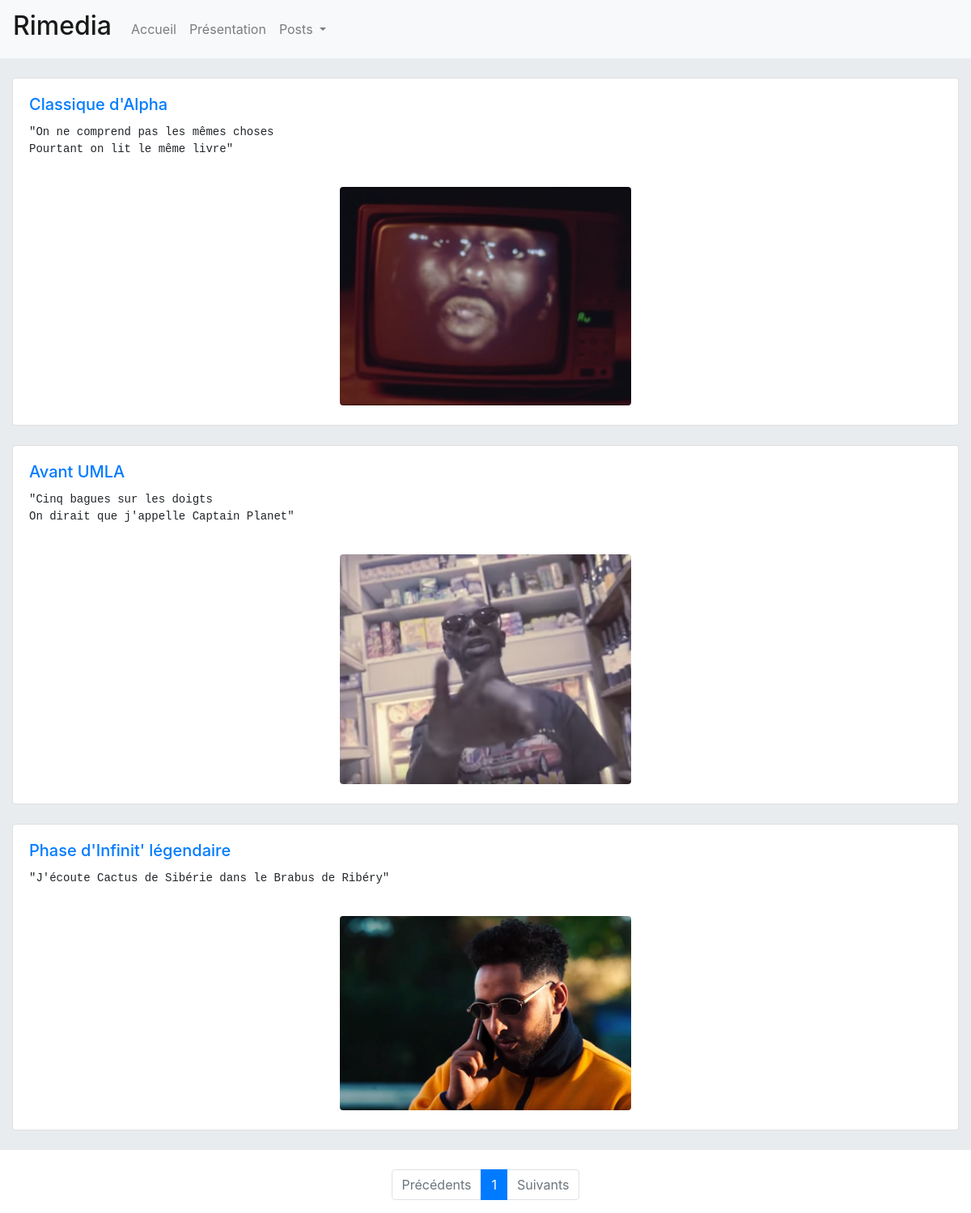
Page /genres.php?genre=decoupeur&page=1 on the committed database.
### tables this page shows
CREATE TABLE "posts" (
	"id"	INTEGER NOT NULL PRIMARY KEY AUTOINCREMENT UNIQUE,
	"author"	TEXT NOT NULL,
	"title"	TEXT NOT NULL,
	"article"	TEXT,
	"artistName"	TEXT,
	"albumName"	TEXT,
	"songName"	TEXT NOT NULL,
	"link"	TEXT,
	"date"	TEXT NOT NULL,
	"genre"	TEXT NOT NULL,
	"imageSource"	TEXT NOT NULL,
	"imageExt"	BLOB
);

### functions.php (the view, shortened to what this page needs)
<?php
function listOfPosts(array $data, int $indexMin, int $indexMax){
    $list = '';
    for($i = $indexMin; $i <= $indexMax; $i++){
        if(isset($data[$i])){
            $postData = $data[$i];
            $id = $postData['id'];
            $title = $postData['title'];
            $article = $postData['article'] ?? '';
            $ext = $postData['imageExt'];
            $picPath = $id.$ext;
            $list .= <<<HTML
            <a href="view.php?id=${id}">
                <div class="card">
                    <div class="card-body">
                        <h5 class="card-title">$title</h5>
                        <pre class="card-text">$article</pre>
                        <p class="card-text"><small class="text-muted"></small></p>
                    </div>
                    <img style='width:30vw' src='/users/images/${picPath}' class="card-img-top rounded mx-auto d-block">
                    <br>
                </div><br>
            </a>
HTML;
        }
    }
    return $list;
}

### rows in the picture
posts: title "Classique d'Alpha", article "\"On ne comprend pas les mêmes choses Pourtant on lit le même livre\"", id+imageExt (picture)
posts: title "Avant UMLA", article "\"Cinq bagues sur les doigts On dirait que j'appelle Captain Planet\"", id+imageExt (picture)
posts: title "Phase d'Infinit' légendaire", article "\"J'écoute Cactus de Sibérie dans le Brabus de Ribéry\"", id+imageExt (picture)
